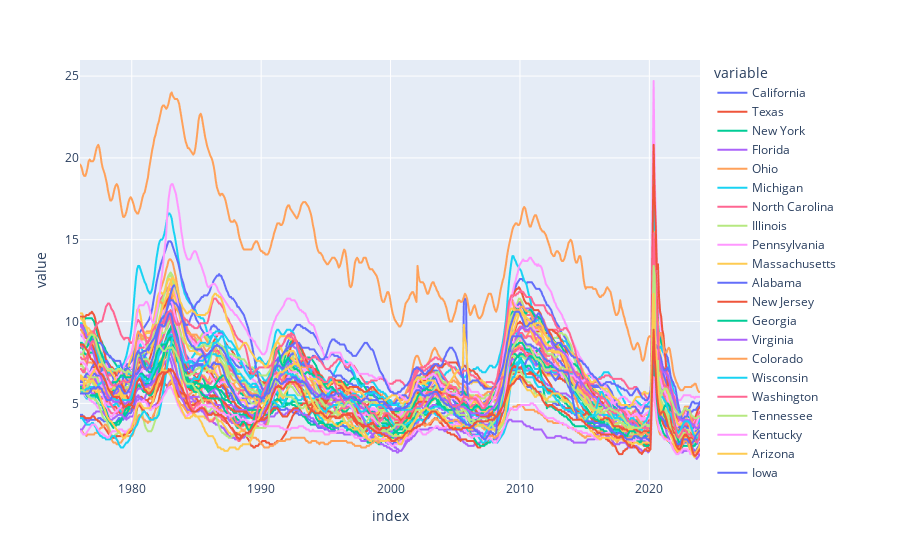

Notebook cell for this chart:
### Code cell
# Plot States Unemployment Rate
px.line(uemp_states)

### Figure 1 — Plotly figure (JSON) as saved in the notebook; plotly's stock layout.template omitted (floating-point values rounded to 4 significant figures; data arrays with more than 128 entries replaced by an {"elided": "..."} marker saying what was removed)
{"data": [{"hovertemplate": "variable=California<br>index=%{x}<br>value=%{y}<extra></extra>", "legendgroup": "California", "line": {"color": "#636efa", "dash": "solid"}, "marker": {"symbol": "circle"}, "mode": "lines", "name": "California", "showlegend": true, "type": "scattergl", "x": {"elided": "574 str values"}, "xaxis": "x", "y": {"elided": "574 float values"}, "yaxis": "y"}, {"hovertemplate": "variable=Texas<br>index=%{x}<br>value=%{y}<extra></extra>", "legendgroup": "Texas", "line": {"color": "#EF553B", "dash": "solid"}, "marker": {"symbol": "circle"}, "mode": "lines", "name": "Texas", "showlegend": true, "type": "scattergl", "x": {"elided": "574 str values"}, "xaxis": "x", "y": {"elided": "574 float values"}, "yaxis": "y"}, {"hovertemplate": "variable=New York<br>index=%{x}<br>value=%{y}<extra></extra>", "legendgroup": "New York", "line": {"color": "#00cc96", "dash": "solid"}, "marker": {"symbol": "circle"}, "mode": "lines", "name": "New York", "showlegend": true, "type": "scattergl", "x": {"elided": "574 str values"}, "xaxis": "x", "y": {"elided": "574 float values"}, "yaxis": "y"}, {"hovertemplate": "variable=Florida<br>index=%{x}<br>value=%{y}<extra></extra>", "legendgroup": "Florida", "line": {"color": "#ab63fa", "dash": "solid"}, "marker": {"symbol": "circle"}, "mode": "lines", "name": "Florida", "showlegend": true, "type": "scattergl", "x": {"elided": "574 str values"}, "xaxis": "x", "y": {"elided": "574 float values"}, "yaxis": "y"}, {"hovertemplate": "variable=Ohio<br>index=%{x}<br>value=%{y}<extra></extra>", "legendgroup": "Ohio", "line": {"color": "#FFA15A", "dash": "solid"}, "marker": {"symbol": "circle"}, "mode": "lines", "name": "Ohio", "showlegend": true, "type": "scattergl", "x": {"elided": "574 str values"}, "xaxis": "x", "y": {"elided": "574 float values"}, "yaxis": "y"}, {"hovertemplate": "variable=Michigan<br>index=%{x}<br>value=%{y}<extra></extra>", "legendgroup": "Michigan", "line": {"color": "#19d3f3", "dash": "solid"}, "marker": {"symbol": "circle"}, "mode": "lines", "name": "Michigan", "showlegend": true, "type": "scattergl", "x": {"elided": "574 str values"}, "xaxis": "x", "y": {"elided": "574 float values"}, "yaxis": "y"}, {"hovertemplate": "variable=North Carolina<br>index=%{x}<br>value=%{y}<extra></extra>", "legendgroup": "North Carolina", "line": {"color": "#FF6692", "dash": "solid"}, "marker": {"symbol": "circle"}, "mode": "lines", "name": "North Carolina", "showlegend": true, "type": "scattergl", "x": {"elided": "574 str values"}, "xaxis": "x", "y": {"elided": "574 float values"}, "yaxis": "y"}, {"hovertemplate": "variable=Illinois<br>index=%{x}<br>value=%{y}<extra></extra>", "legendgroup": "Illinois", "line": {"color": "#B6E880", "dash": "solid"}, "marker": {"symbol": "circle"}, "mode": "lines", "name": "Illinois", "showlegend": true, "type": "scattergl", "x": {"elided": "574 str values"}, "xaxis": "x", "y": {"elided": "574 float values"}, "yaxis": "y"}, {"hovertemplate": "variable=Pennsylvania<br>index=%{x}<br>value=%{y}<extra></extra>", "legendgroup": "Pennsylvania", "line": {"color": "#FF97FF", "dash": "solid"}, "marker": {"symbol": "circle"}, "mode": "lines", "name": "Pennsylvania", "showlegend": true, "type": "scattergl", "x": {"elided": "574 str values"}, "xaxis": "x", "y": {"elided": "574 float values"}, "yaxis": "y"}, {"hovertemplate": "variable=Massachusetts<br>index=%{x}<br>value=%{y}<extra></extra>", "legendgroup": "Massachusetts", "line": {"color": "#FECB52", "dash": "solid"}, "marker": {"symbol": "circle"}, "mode": "lines", "name": "Massachusetts", "showlegend": true, "type": "scattergl", "x": {"elided": "574 str values"}, "xaxis": "x", "y": {"elided": "574 float values"}, "yaxis": "y"}, {"hovertemplate": "variable=Alabama<br>index=%{x}<br>value=%{y}<extra></extra>", "legendgroup": "Alabama", "line": {"color": "#636efa", "dash": "solid"}, "marker": {"symbol": "circle"}, "mode": "lines", "name": "Alabama", "showlegend": true, "type": "scattergl", "x": {"elided": "574 str values"}, "xaxis": "x", "y": {"elided": "574 float values"}, "yaxis": "y"}, {"hovertemplate": "variable=New Jersey<br>index=%{x}<br>value=%{y}<extra></extra>", "legendgroup": "New Jersey", "line": {"color": "#EF553B", "dash": "solid"}, "marker": {"symbol": "circle"}, "mode": "lines", "name": "New Jersey", "showlegend": true, "type": "scattergl", "x": {"elided": "574 str values"}, "xaxis": "x", "y": {"elided": "574 float values"}, "yaxis": "y"}, {"hovertemplate": "variable=Georgia<br>index=%{x}<br>value=%{y}<extra></extra>", "legendgroup": "Georgia", "line": {"color": "#00cc96", "dash": "solid"}, "marker": {"symbol": "circle"}, "mode": "lines", "name": "Georgia", "showlegend": true, "type": "scattergl", "x": {"elided": "574 str values"}, "xaxis": "x", "y": {"elided": "574 float values"}, "yaxis": "y"}, {"hovertemplate": "variable=Virginia<br>index=%{x}<br>value=%{y}<extra></extra>", "legendgroup": "Virginia", "line": {"color": "#ab63fa", "dash": "solid"}, "marker": {"symbol": "circle"}, "mode": "lines", "name": "Virginia", "showlegend": true, "type": "scattergl", "x": {"elided": "574 str values"}, "xaxis": "x", "y": {"elided": "574 float values"}, "yaxis": "y"}, {"hovertemplate": "variable=Colorado<br>index=%{x}<br>value=%{y}<extra></extra>", "legendgroup": "Colorado", "line": {"color": "#FFA15A", "dash": "solid"}, "marker": {"symbol": "circle"}, "mode": "lines", "name": "Colorado", "showlegend": true, "type": "scattergl", "x": {"elided": "574 str values"}, "xaxis": "x", "y": {"elided": "574 float values"}, "yaxis": "y"}, {"hovertemplate": "variable=Wisconsin<br>index=%{x}<br>value=%{y}<extra></extra>", "legendgroup": "Wisconsin", "line": {"color": "#19d3f3", "dash": "solid"}, "marker": {"symbol": "circle"}, "mode": "lines", "name": "Wisconsin", "showlegend": true, "type": "scattergl", "x": {"elided": "574 str values"}, "xaxis": "x", "y": {"elided": "574 float values"}, "yaxis": "y"}, {"hovertemplate": "variable=Washington<br>index=%{x}<br>value=%{y}<extra></extra>", "legendgroup": "Washington", "line": {"color": "#FF6692", "dash": "solid"}, "marker": {"symbol": "circle"}, "mode": "lines", "name": "Washington", "showlegend": true, "type": "scattergl", "x": {"elided": "574 str values"}, "xaxis": "x", "y": {"elided": "574 float values"}, "yaxis": "y"}, {"hovertemplate": "variable=Tennessee<br>index=%{x}<br>value=%{y}<extra></extra>", "legendgroup": "Tennessee", "line": {"color": "#B6E880", "dash": "solid"}, "marker": {"symbol": "circle"}, "mode": "lines", "name": "Tennessee", "showlegend": true, "type": "scattergl", "x": {"elided": "574 str values"}, "xaxis": "x", "y": {"elided": "574 float values"}, "yaxis": "y"}, {"hovertemplate": "variable=Kentucky<br>index=%{x}<br>value=%{y}<extra></extra>", "legendgroup": "Kentucky", "line": {"color": "#FF97FF", "dash": "solid"}, "marker": {"symbol": "circle"}, "mode": "lines", "name": "Kentucky", "showlegend": true, "type": "scattergl", "x": {"elided": "574 str values"}, "xaxis": "x", "y": {"elided": "574 float values"}, "yaxis": "y"}, {"hovertemplate": "variable=Arizona<br>index=%{x}<br>value=%{y}<extra></extra>", "legendgroup": "Arizona", "line": {"color": "#FECB52", "dash": "solid"}, "marker": {"symbol": "circle"}, "mode": "lines", "name": "Arizona", "showlegend": true, "type": "scattergl", "x": {"elided": "574 str values"}, "xaxis": "x", "y": {"elided": "574 float values"}, "yaxis": "y"}, {"hovertemplate": "variable=Iowa<br>index=%{x}<br>value=%{y}<extra></extra>", "legendgroup": "Iowa", "line": {"color": "#636efa", "dash": "solid"}, "marker": {"symbol": "circle"}, "mode": "lines", "name": "Iowa", "showlegend": true, "type": "scattergl", "x": {"elided": "574 str values"}, "xaxis": "x", "y": {"elided": "574 float values"}, "yaxis": "y"}, {"hovertemplate": "variable=South Carolina<br>index=%{x}<br>value=%{y}<extra></extra>", "legendgroup": "South Carolina", "line": {"color": "#EF553B", "dash": "solid"}, "marker": {"symbol": "circle"}, "mode": "lines", "name": "South Carolina", "showlegend": true, "type": "scattergl", "x": {"elided": "574 str values"}, "xaxis": "x", "y": {"elided": "574 float values"}, "yaxis": "y"}, {"hovertemplate": "variable=Minnesota<br>index=%{x}<br>value=%{y}<extra></extra>", "legendgroup": "Minnesota", "line": {"color": "#00cc96", "dash": "solid"}, "marker": {"symbol": "circle"}, "mode": "lines", "name": "Minnesota", "showlegend": true, "type": "scattergl", "x": {"elided": "574 str values"}, "xaxis": "x", "y": {"elided": "574 float values"}, "yaxis": "y"}, {"hovertemplate": "variable=Maryland<br>index=%{x}<br>value=%{y}<extra></extra>", "legendgroup": "Maryland", "line": {"color": "#ab63fa", "dash": "solid"}, "marker": {"symbol": "circle"}, "mode": "lines", "name": "Maryland", "showlegend": true, "type": "scattergl", "x": {"elided": "574 str values"}, "xaxis": "x", "y": {"elided": "574 float values"}, "yaxis": "y"}, {"hovertemplate": "variable=Oregon<br>index=%{x}<br>value=%{y}<extra></extra>", "legendgroup": "Oregon", "line": {"color": "#FFA15A", "dash": "solid"}, "marker": {"symbol": "circle"}, "mode": "lines", "name": "Oregon", "showlegend": true, "type": "scattergl", "x": {"elided": "574 str values"}, "xaxis": "x", "y": {"elided": "574 float values"}, "yaxis": "y"}, {"hovertemplate": "variable=New Mexico<br>index=%{x}<br>value=%{y}<extra></extra>", "legendgroup": "New Mexico", "line": {"color": "#19d3f3", "dash": "solid"}, "marker": {"symbol": "circle"}, "mode": "lines", "name": "New Mexico", "showlegend": true, "type": "scattergl", "x": {"elided": "574 str values"}, "xaxis": "x", "y": {"elided": "574 float values"}, "yaxis": "y"}, {"hovertemplate": "variable=Missouri<br>index=%{x}<br>value=%{y}<extra></extra>", "legendgroup": "Missouri", "line": {"color": "#FF6692", "dash": "solid"}, "marker": {"symbol": "circle"}, "mode": "lines", "name": "Missouri", "showlegend": true, "type": "scattergl", "x": {"elided": "574 str values"}, "xaxis": "x", "y": {"elided": "574 float values"}, "yaxis": "y"}, {"hovertemplate": "variable=Arkansas<br>index=%{x}<br>value=%{y}<extra></extra>", "legendgroup": "Arkansas", "line": {"color": "#B6E880", "dash": "solid"}, "marker": {"symbol": "circle"}, "mode": "lines", "name": "Arkansas", "showlegend": true, "type": "scattergl", "x": {"elided": "574 str values"}, "xaxis": "x", "y": {"elided": "574 float values"}, "yaxis": "y"}, {"hovertemplate": "variable=Nevada<br>index=%{x}<br>value=%{y}<extra></extra>", "legendgroup": "Nevada", "line": {"color": "#FF97FF", "dash": "solid"}, "marker": {"symbol": "circle"}, "mode": "lines", "name": "Nevada", "showlegend": true, "type": "scattergl", "x": {"elided": "574 str values"}, "xaxis": "x", "y": {"elided": "574 float values"}, "yaxis": "y"}, {"hovertemplate": "variable=Indiana<br>index=%{x}<br>value=%{y}<extra></extra>", "legendgroup": "Indiana", "line": {"color": "#FECB52", "dash": "solid"}, "marker": {"symbol": "circle"}, "mode": "lines", "name": "Indiana", "showlegend": true, "type": "scattergl", "x": {"elided": "574 str values"}, "xaxis": "x", "y": {"elided": "574 float values"}, "yaxis": "y"}, {"hovertemplate": "variable=Louisiana<br>index=%{x}<br>value=%{y}<extra></extra>", "legendgroup": "Louisiana", "line": {"color": "#636efa", "dash": "solid"}, "marker": {"symbol": "circle"}, "mode": "lines", "name": "Louisiana", "showlegend": true, "type": "scattergl", "x": {"elided": "574 str values"}, "xaxis": "x", "y": {"elided": "574 float values"}, "yaxis": "y"}, {"hovertemplate": "variable=Hawaii<br>index=%{x}<br>value=%{y}<extra></extra>", "legendgroup": "Hawaii", "line": {"color": "#EF553B", "dash": "solid"}, "marker": {"symbol": "circle"}, "mode": "lines", "name": "Hawaii", "showlegend": true, "type": "scattergl", "x": {"elided": "574 str values"}, "xaxis": "x", "y": {"elided": "574 float values"}, "yaxis": "y"}, {"hovertemplate": "variable=Utah<br>index=%{x}<br>value=%{y}<extra></extra>", "legendgroup": "Utah", "line": {"color": "#00cc96", "dash": "solid"}, "marker": {"symbol": "circle"}, "mode": "lines", "name": "Utah", "showlegend": true, "type": "scattergl", "x": {"elided": "574 str values"}, "xaxis": "x", "y": {"elided": "574 float values"}, "yaxis": "y"}, {"hovertemplate": "variable=North Dakota<br>index=%{x}<br>value=%{y}<extra></extra>", "legendgroup": "North Dakota", "line": {"color": "#ab63fa", "dash": "solid"}, "marker": {"symbol": "circle"}, "mode": "lines", "name": "North Dakota", "showlegend": true, "type": "scattergl", "x": {"elided": "574 str values"}, "xaxis": "x", "y": {"elided": "574 float values"}, "yaxis": "y"}, {"hovertemplate": "variable=Puerto Rico<br>index=%{x}<br>value=%{y}<extra></extra>", "legendgroup": "Puerto Rico", "line": {"color": "#FFA15A", "dash": "solid"}, "marker": {"symbol": "circle"}, "mode": "lines", "name": "Puerto Rico", "showlegend": true, "type": "scattergl", "x": {"elided": "574 str values"}, "xaxis": "x", "y": {"elided": "574 float values"}, "yaxis": "y"}, {"hovertemplate": "variable=Montana<br>index=%{x}<br>value=%{y}<extra></extra>", "legendgroup": "Montana", "line": {"color": "#19d3f3", "dash": "solid"}, "marker": {"symbol": "circle"}, "mode": "lines", "name": "Montana", "showlegend": true, "type": "scattergl", "x": {"elided": "574 str values"}, "xaxis": "x", "y": {"elided": "574 float values"}, "yaxis": "y"}, {"hovertemplate": "variable=Alaska<br>index=%{x}<br>value=%{y}<extra></extra>", "legendgroup": "Alaska", "line": {"color": "#FF6692", "dash": "solid"}, "marker": {"symbol": "circle"}, "mode": "lines", "name": "Alaska", "showlegend": true, "type": "scattergl", "x": {"elided": "574 str values"}, "xaxis": "x", "y": {"elided": "574 float values"}, "yaxis": "y"}, {"hovertemplate": "variable=Oklahoma<br>index=%{x}<br>value=%{y}<extra></extra>", "legendgroup": "Oklahoma", "line": {"color": "#B6E880", "dash": "solid"}, "marker": {"symbol": "circle"}, "mode": "lines", "name": "Oklahoma", "showlegend": true, "type": "scattergl", "x": {"elided": "574 str values"}, "xaxis": "x", "y": {"elided": "574 float values"}, "yaxis": "y"}, {"hovertemplate": "variable=West Virginia<br>index=%{x}<br>value=%{y}<extra></extra>", "legendgroup": "West Virginia", "line": {"color": "#FF97FF", "dash": "solid"}, "marker": {"symbol": "circle"}, "mode": "lines", "name": "West Virginia", "showlegend": true, "type": "scattergl", "x": {"elided": "574 str values"}, "xaxis": "x", "y": {"elided": "574 float values"}, "yaxis": "y"}, {"hovertemplate": "variable=Mississippi<br>index=%{x}<br>value=%{y}<extra></extra>", "legendgroup": "Mississippi", "line": {"color": "#FECB52", "dash": "solid"}, "marker": {"symbol": "circle"}, "mode": "lines", "name": "Mississippi", "showlegend": true, "type": "scattergl", "x": {"elided": "574 str values"}, "xaxis": "x", "y": {"elided": "574 float values"}, "yaxis": "y"}, {"hovertemplate": "variable=the District of Columbia<br>index=%{x}<br>value=%{y}<extra></extra>", "legendgroup": "the District of Columbia", "line": {"color": "#636efa", "dash": "solid"}, "marker": {"symbol": "circle"}, "mode": "lines", "name": "the District of Columbia", "showlegend": true, "type": "scattergl", "x": {"elided": "574 str values"}, "xaxis": "x", "y": {"elided": "574 float values"}, "yaxis": "y"}, {"hovertemplate": "variable=Kansas<br>index=%{x}<br>value=%{y}<extra></extra>", "legendgroup": "Kansas", "line": {"color": "#EF553B", "dash": "solid"}, "marker": {"symbol": "circle"}, "mode": "lines", "name": "Kansas", "showlegend": true, "type": "scattergl", "x": {"elided": "574 str values"}, "xaxis": "x", "y": {"elided": "574 float values"}, "yaxis": "y"}, {"hovertemplate": "variable=Maine<br>index=%{x}<br>value=%{y}<extra></extra>", "legendgroup": "Maine", "line": {"color": "#00cc96", "dash": "solid"}, "marker": {"symbol": "circle"}, "mode": "lines", "name": "Maine", "showlegend": true, "type": "scattergl", "x": {"elided": "574 str values"}, "xaxis": "x", "y": {"elided": "574 float values"}, "yaxis": "y"}, {"hovertemplate": "variable=Connecticut<br>index=%{x}<br>value=%{y}<extra></extra>", "legendgroup": "Connecticut", "line": {"color": "#ab63fa", "dash": "solid"}, "marker": {"symbol": "circle"}, "mode": "lines", "name": "Connecticut", "showlegend": true, "type": "scattergl", "x": {"elided": "574 str values"}, "xaxis": "x", "y": {"elided": "574 float values"}, "yaxis": "y"}, {"hovertemplate": "variable=Nebraska<br>index=%{x}<br>value=%{y}<extra></extra>", "legendgroup": "Nebraska", "line": {"color": "#FFA15A", "dash": "solid"}, "marker": {"symbol": "circle"}, "mode": "lines", "name": "Nebraska", "showlegend": true, "type": "scattergl", "x": {"elided": "574 str values"}, "xaxis": "x", "y": {"elided": "574 float values"}, "yaxis": "y"}, {"hovertemplate": "variable=Wyoming<br>index=%{x}<br>value=%{y}<extra></extra>", "legendgroup": "Wyoming", "line": {"color": "#19d3f3", "dash": "solid"}, "marker": {"symbol": "circle"}, "mode": "lines", "name": "Wyoming", "showlegend": true, "type": "scattergl", "x": {"elided": "574 str values"}, "xaxis": "x", "y": {"elided": "574 float values"}, "yaxis": "y"}, {"hovertemplate": "variable=Rhode Island<br>index=%{x}<br>value=%{y}<extra></extra>", "legendgroup": "Rhode Island", "line": {"color": "#FF6692", "dash": "solid"}, "marker": {"symbol": "circle"}, "mode": "lines", "name": "Rhode Island", "showlegend": true, "type": "scattergl", "x": {"elided": "574 str values"}, "xaxis": "x", "y": {"elided": "574 float values"}, "yaxis": "y"}, {"hovertemplate": "variable=Delaware<br>index=%{x}<br>value=%{y}<extra></extra>", "legendgroup": "Delaware", "line": {"color": "#B6E880", "dash": "solid"}, "marker": {"symbol": "circle"}, "mode": "lines", "name": "Delaware", "showlegend": true, "type": "scattergl", "x": {"elided": "574 str values"}, "xaxis": "x", "y": {"elided": "574 float values"}, "yaxis": "y"}, {"hovertemplate": "variable=South Dakota<br>index=%{x}<br>value=%{y}<extra></extra>", "legendgroup": "South Dakota", "line": {"color": "#FF97FF", "dash": "solid"}, "marker": {"symbol": "circle"}, "mode": "lines", "name": "South Dakota", "showlegend": true, "type": "scattergl", "x": {"elided": "574 str values"}, "xaxis": "x", "y": {"elided": "574 float values"}, "yaxis": "y"}, {"hovertemplate": "variable=New Hampshire<br>index=%{x}<br>value=%{y}<extra></extra>", "legendgroup": "New Hampshire", "line": {"color": "#FECB52", "dash": "solid"}, "marker": {"symbol": "circle"}, "mode": "lines", "name": "New Hampshire", "showlegend": true, "type": "scattergl", "x": {"elided": "574 str values"}, "xaxis": "x", "y": {"elided": "574 float values"}, "yaxis": "y"}, {"hovertemplate": "variable=Idaho<br>index=%{x}<br>value=%{y}<extra></extra>", "legendgroup": "Idaho", "line": {"color": "#636efa", "dash": "solid"}, "marker": {"symbol": "circle"}, "mode": "lines", "name": "Idaho", "showlegend": true, "type": "scattergl", "x": {"elided": "574 str values"}, "xaxis": "x", "y": {"elided": "574 float values"}, "yaxis": "y"}, {"hovertemplate": "variable=Vermont<br>index=%{x}<br>value=%{y}<extra></extra>", "legendgroup": "Vermont", "line": {"color": "#EF553B", "dash": "solid"}, "marker": {"symbol": "circle"}, "mode": "lines", "name": "Vermont", "showlegend": true, "type": "scattergl", "x": {"elided": "574 str values"}, "xaxis": "x", "y": {"elided": "574 float values"}, "yaxis": "y"}], "layout": {"legend": {"title": {"text": "variable"}, "tracegroupgap": 0}, "margin": {"t": 60}, "xaxis": {"anchor": "y", "domain": [0, 1], "title": {"text": "index"}}, "yaxis": {"anchor": "x", "domain": [0, 1], "title": {"text": "value"}}}}
